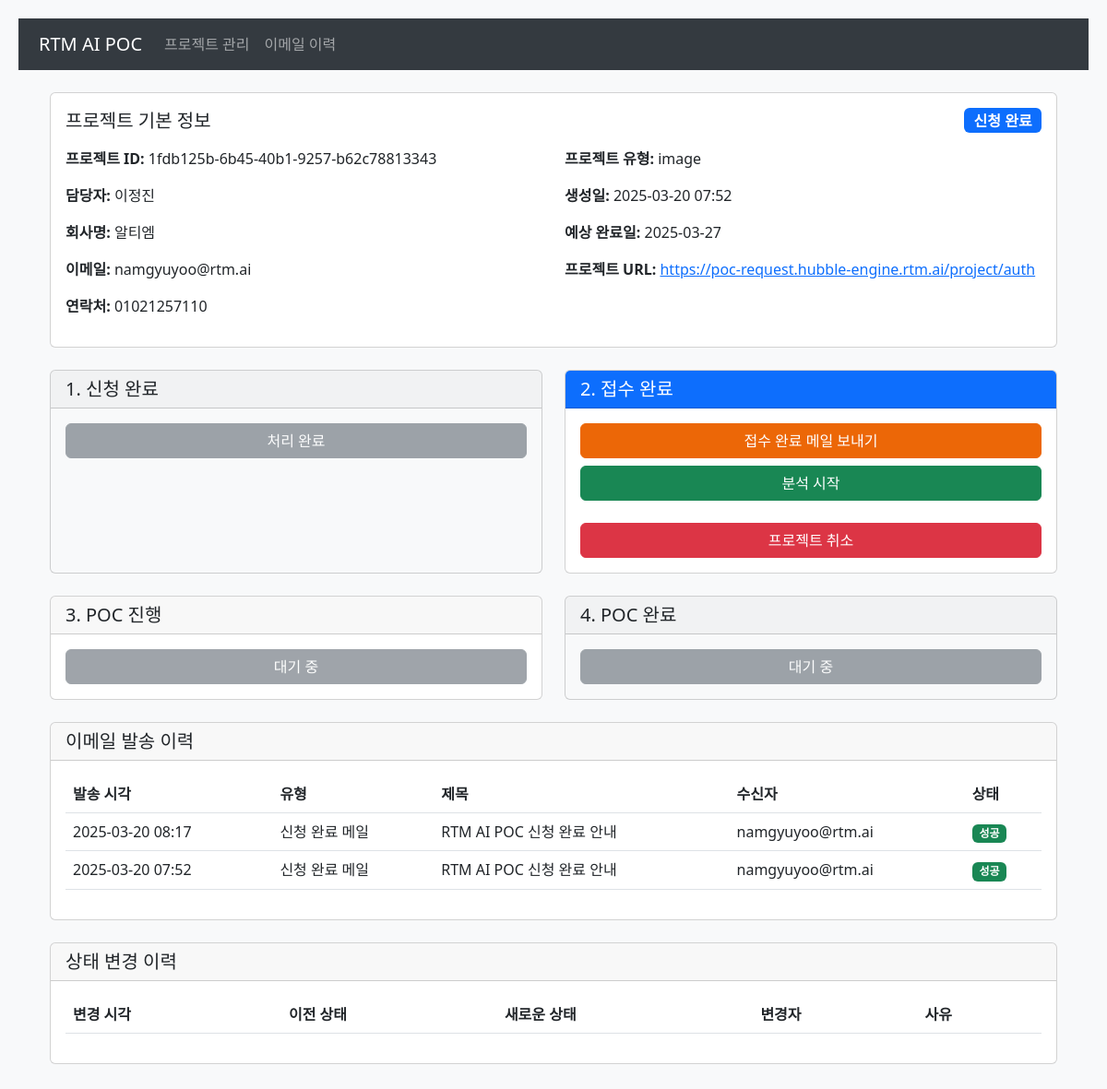
Page /project/1fdb125b-6b45-40b1-9257-b62c78813343 on the committed database.
### app/models.py (models this page shows, shortened)
class Project(db.Model):
    id = db.Column(db.String(20), primary_key=True)
    name = db.Column(db.String(100), nullable=False)
    company = db.Column(db.String(100), nullable=False)
    email = db.Column(db.String(120), nullable=False)
    phone = db.Column(db.String(20), nullable=False)
    project_type = db.Column(db.String(50), nullable=False)
    purpose = db.Column(db.Text, nullable=True)
    project_url = db.Column(db.String(200))
    status = db.Column(db.Enum(ProjectStatus), nullable=False, default=ProjectStatus.APPLICATION_COMPLETE)
    created_at = db.Column(db.DateTime, nullable=False, default=datetime.utcnow)
    expected_report_date = db.Column(db.DateTime)
    cancel_reason = db.Column(db.Text)
    report_file = db.Column(db.String(200))  # 리포트 파일 경로

class EmailHistory(db.Model):
    id = db.Column(db.Integer, primary_key=True)
    project_id = db.Column(db.String(36), db.ForeignKey('project.id'), nullable=False)
    email_type = db.Column(db.Enum(EmailType), nullable=False)
    subject = db.Column(db.String(200), nullable=False)
    recipient = db.Column(db.String(120), nullable=False)
    status = db.Column(db.String(20), nullable=False)  # success, failed
    error_message = db.Column(db.Text)
    sent_at = db.Column(db.DateTime, nullable=False, default=datetime.utcnow)
    project = db.relationship('Project', backref=db.backref('email_history', lazy=True))

### app/routes.py (the view)
@bp.route('/project/<project_id>')
def project_detail(project_id):
    try:
        project = Project.query.get(project_id)
        if not project:
            return jsonify({'success': False, 'message': '프로젝트를 찾을 수 없습니다.'}), 404
        return render_template('project_detail.html', project=project)
    except Exception as e:
        logging.error(f"Error fetching project details: {str(e)}")
        return jsonify({'success': False, 'message': str(e)}), 500

### app/templates/project_detail.html (shortened to what this page needs)
{% extends "base.html" %}
{% block content %}
<div class="container mt-4">
    <div class="card mb-4">
        <div class="card-body">
            <div class="d-flex justify-content-between align-items-center mb-3">
                <h5 class="card-title mb-0">프로젝트 기본 정보</h5>
                <span class="badge fs-6 {% if project.status.value == 'application_complete' %}bg-primary
                    {% elif project.status.value == 'reception_complete' %}bg-info
                    {% elif project.status.value == 'poc_in_progress' %}bg-warning text-dark
                    {% elif project.status.value == 'poc_complete' %}bg-success
                    {% elif project.status.value == 'cancelled' %}bg-danger
                    {% endif %}">
                    {% if project.status.value == 'application_complete' %}
                        신청 완료
                    {% elif project.status.value == 'reception_complete' %}
                        접수 완료
                    {% elif project.status.value == 'poc_in_progress' %}
                        POC 진행중
                    {% elif project.status.value == 'poc_complete' %}
                        POC 완료
                    {% elif project.status.value == 'cancelled' %}
                        취소됨
                    {% endif %}
                </span>
            </div>
            <div class="row">
                <div class="col-md-6">
                    <p><strong>프로젝트 ID:</strong> {{ project.id }}</p>
                    <p><strong>담당자:</strong> {{ project.name }}</p>
                    <p><strong>회사명:</strong> {{ project.company }}</p>
                    <p><strong>이메일:</strong> {{ project.email }}</p>
                    <p><strong>연락처:</strong> {{ project.phone }}</p>
                </div>
                <div class="col-md-6">
                    <p><strong>프로젝트 유형:</strong> {{ project.project_type }}</p>
                    <p><strong>생성일:</strong> {{ project.created_at.strftime('%Y-%m-%d %H:%M') }}</p>
                    <p><strong>예상 완료일:</strong> {{ project.expected_report_date.strftime('%Y-%m-%d') if project.expected_report_date else '미정' }}</p>
                    {% if project.project_url %}
                    <p><strong>프로젝트 URL:</strong> <a href="{{ project.project_url }}">{{ project.project_url }}</a></p>
                    {% endif %}
                </div>
            </div>
        </div>
    </div>
    <div class="row">
        <div class="col-md-6 mb-4">
            <div class="card h-100 {% if project.status.value != 'application_complete' or project.email_history|selectattr('email_type.value', 'equalto', 'application-complete')|list|length > 0 %}bg-light{% endif %}">
                <div class="card-header {% if project.status.value == 'application_complete' and project.email_history|selectattr('email_type.value', 'equalto', 'application-complete')|list|length == 0 %}bg-primary text-white{% endif %}">
                    <h5 class="card-title mb-0">1. 신청 완료</h5>
                </div>
                <div class="card-body">
                    {% set initial_history = project.status_history|selectattr("new_status.value", "equalto", "application_complete")|first %}
                    {% if project.status.value == 'application_complete' and project.email_history|selectattr('email_type.value', 'equalto', 'application-complete')|list|length == 0 %}
                    <div class="d-grid gap-2">
                        <button class="btn btn-primary" onclick="sendEmail('application-complete')">
                            신청 완료 메일 보내기
                        </button>
                        <button class="btn btn-success" onclick="updateStatus('RECEPTION_COMPLETE')">
                            메일 발송 완료 처리
                        </button>
                        <button class="btn btn-danger mt-3" onclick="showCancelModal()">
                            프로젝트 취소
                        </button>
                    </div>
                    {% else %}
                    <div class="d-grid gap-2">
                        <button class="btn btn-secondary" disabled>{% if project.email_history|selectattr('email_type.value', 'equalto', 'application-complete')|list|length > 0 %}처리 완료{% else %}처리 완료{% endif %}</button>
                    </div>
                    {% endif %}
                </div>
            </div>
        </div>
        <div class="col-md-6 mb-4">
            <div class="card h-100 ">
                <div class="card-header {% if project.status.value == 'reception_complete' or project.email_history|selectattr('email_type.value', 'equalto', 'application-complete')|list|length > 0 %}bg-primary text-white{% endif %}">
                    <h5 class="card-title mb-0">2. 접수 완료</h5>
                </div>
                <div class="card-body">
                    {% set reception_history = project.status_history|selectattr("new_status.value", "equalto", "reception_complete")|first %}
                    {% if project.email_history|selectattr('email_type.value', 'equalto', 'application-complete')|list|length > 0 and project.email_history|selectattr('email_type.value', 'equalto', 'submission-complete')|list|length == 0 %}
                    <div class="d-grid gap-2">
                        <button class="btn btn-primary" onclick="sendEmail('submission-complete')">
                            접수 완료 메일 보내기
                        </button>
                        <button class="btn btn-success" onclick="startAnalysis()">
                            분석 시작
                        </button>
                        <button class="btn btn-danger mt-3" onclick="showCancelModal()">
                            프로젝트 취소
                        </button>
                    </div>
                    {% elif project.email_history|selectattr('email_type.value', 'equalto', 'submission-complete')|list|length > 0 %}
                    <div class="d-grid gap-2">
                        <button class="btn btn-secondary" disabled>처리 완료</button>
                    </div>
                    {% else %}
                    <div class="d-grid gap-2">
                        <button class="btn btn-secondary" disabled>대기 중</button>
                    </div>
                    {% endif %}
                </div>
            </div>
        </div>
        <div class="col-md-6 mb-4">
            <div class="card h-100 {% if project.status.value not in ['poc_in_progress', 'reception_complete', 'application_complete'] %}bg-light{% endif %}">
                <div class="card-header {% if project.status.value == 'poc_in_progress' %}bg-primary text-white{% endif %}">
                    <h5 class="card-title mb-0">3. POC 진행</h5>
                </div>
                <div class="card-body">
                    {% set poc_history = project.status_history|selectattr("new_status.value", "equalto", "poc_in_progress")|first %}
                    {% if project.status.value == 'poc_in_progress' %}
                    <div class="d-grid gap-2">
                        <button class="btn btn-warning" onclick="showExtendModal()">
                            기간 연장 안내하기
                        </button>
                        <button class="btn btn-success" onclick="showReportModal()">
                            리포트 업로드 및 완료
                        </button>
                        <button class="btn btn-danger mt-3" onclick="showCancelModal()">
                            프로젝트 취소
                        </button>
                    </div>
                    {% else %}
                    <div class="d-grid gap-2">
                        <button class="btn btn-secondary" disabled>{% if project.status.value in ['application_complete', 'reception_complete'] %}대기 중{% else %}처리 완료{% endif %}</button>
                    </div>
                    {% endif %}
                </div>
            </div>
        </div>
        <div class="col-md-6 mb-4">
            <div class="card h-100 {% if project.status.value != 'poc_complete' %}bg-light{% endif %}">
                <div class="card-header {% if project.status.value == 'poc_complete' %}bg-success text-white{% endif %}">
                    <h5 class="card-title mb-0">4. POC 완료</h5>
                </div>
                <div class="card-body">
                    {% set complete_history = project.status_history|selectattr("new_status.value", "equalto", "poc_complete")|first %}
                    {% if project.status.value != 'poc_complete' %}
                    <div class="d-grid gap-2">
                        <button class="btn btn-secondary" disabled>대기 중</button>
                    </div>
                    {% endif %}
                </div>
            </div>
        </div>
    </div>
    <div class="card mb-4">
        <div class="card-header">
            <h5 class="card-title mb-0">이메일 발송 이력</h5>
        </div>
        <div class="card-body">
            <div class="table-responsive">
                <table class="table">
                    <thead>
                        <tr>
                            <th>발송 시각</th>
                            <th>유형</th>
                            <th>제목</th>
                            <th>수신자</th>
                            <th>상태</th>
                        </tr>
                    </thead>
                    <tbody>
                        {% for email in project.email_history|sort(attribute='sent_at', reverse=true) %}
                        <tr>
                            <td>{{ email.sent_at.strftime('%Y-%m-%d %H:%M') }}</td>
                            <td>
                                {% if email.email_type.value == 'application-complete' %}
                                    신청 완료 메일
                                {% elif email.email_type.value == 'submission-complete' %}
                                    접수 완료 메일
                                {% elif email.email_type.value == 'cancellation' %}
                                    취소 안내 메일
                                {% elif email.email_type.value == 'delay' %}
                                    기간 연장 메일
                                {% elif email.email_type.value == 'report' %}
                                    POC 완료 메일
                                {% endif %}
                            </td>
                            <td>{{ email.subject }}</td>
                            <td>{{ email.recipient }}</td>
                            <td>
                                <span class="badge {% if email.status == 'success' %}bg-success{% else %}bg-danger{% endif %}">
                                    {{ '성공' if email.status == 'success' else '실패' }}
                                </span>
                            </td>
                        </tr>
                        {% endfor %}
                    </tbody>
                </table>
            </div>
        </div>
    </div>
    <div class="card mb-4">
        <div class="card-header">
            <h5 class="card-title mb-0">상태 변경 이력</h5>
        </div>
        <div class="card-body">
            <div class="table-responsive">
                <table class="table">
                    <thead>
                        <tr>
                            <th>변경 시각</th>
                            <th>이전 상태</th>
                            <th>새로운 상태</th>
                            <th>변경자</th>
                            <th>사유</th>
                        </tr>
                    </thead>
                </table>
            </div>
        </div>
    </div>
</div>
{% endblock %}

### app/templates/base.html (style rules this page uses)
body { background-color: #f8f9fa; padding: 20px; }
.btn-primary { background-color: #ec6707; border-color: #ec6707; }

### rows in the picture
Project: id "1fdb125b-6b45-40b1-9257-b62c78813343", name "이정진", company "알티엠", email "namgyuyoo@rtm.ai", phone "01021257110", project_type "image", created_at "2025-03-20 07:52", expected_report_date "2025-03-27", project_url "https://poc-request.hubble-engine.rtm.ai/project/auth"
EmailHistory: sent_at "2025-03-20 08:17", shows "신청 완료 메일", subject "RTM AI POC 신청 완료 안내", recipient "namgyuyoo@rtm.ai", status "성공"
EmailHistory: sent_at "2025-03-20 07:52", shows "신청 완료 메일", subject "RTM AI POC 신청 완료 안내", recipient "namgyuyoo@rtm.ai", status "성공"
